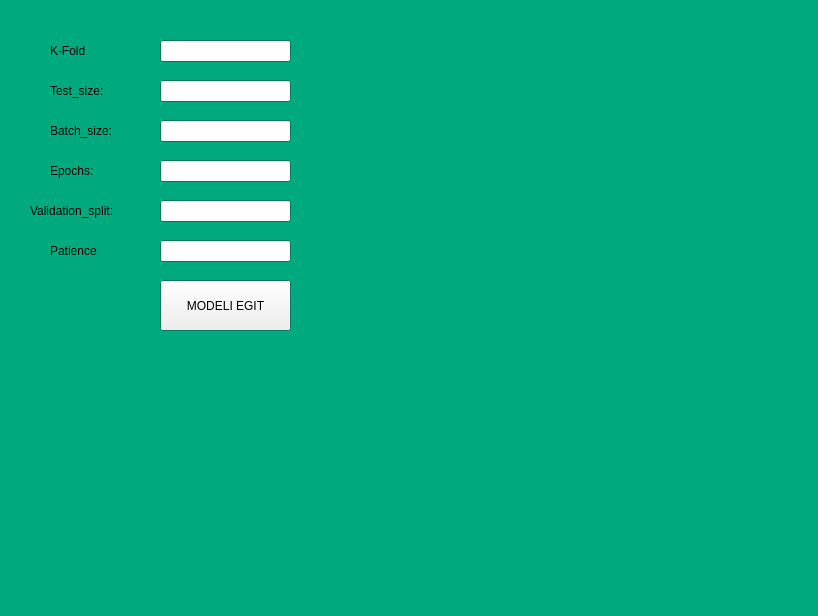
<?xml version="1.0" encoding="UTF-8"?>
<ui version="4.0">
 <class>Form</class>
 <widget class="QWidget" name="Form">
  <property name="geometry">
   <rect>
    <x>0</x>
    <y>0</y>
    <width>818</width>
    <height>616</height>
   </rect>
  </property>
  <property name="palette">
   <palette>
    <active>
     <colorrole role="Base">
      <brush brushstyle="SolidPattern">
       <color alpha="255">
        <red>255</red>
        <green>255</green>
        <blue>255</blue>
       </color>
      </brush>
     </colorrole>
     <colorrole role="Window">
      <brush brushstyle="SolidPattern">
       <color alpha="255">
        <red>0</red>
        <green>170</green>
        <blue>127</blue>
       </color>
      </brush>
     </colorrole>
    </active>
    <inactive>
     <colorrole role="Base">
      <brush brushstyle="SolidPattern">
       <color alpha="255">
        <red>255</red>
        <green>255</green>
        <blue>255</blue>
       </color>
      </brush>
     </colorrole>
     <colorrole role="Window">
      <brush brushstyle="SolidPattern">
       <color alpha="255">
        <red>0</red>
        <green>170</green>
        <blue>127</blue>
       </color>
      </brush>
     </colorrole>
    </inactive>
    <disabled>
     <colorrole role="Base">
      <brush brushstyle="SolidPattern">
       <color alpha="255">
        <red>0</red>
        <green>170</green>
        <blue>127</blue>
       </color>
      </brush>
     </colorrole>
     <colorrole role="Window">
      <brush brushstyle="SolidPattern">
       <color alpha="255">
        <red>0</red>
        <green>170</green>
        <blue>127</blue>
       </color>
      </brush>
     </colorrole>
    </disabled>
   </palette>
  </property>
  <property name="windowTitle">
   <string>Form</string>
  </property>
  <widget class="QLineEdit" name="TxtKFold">
   <property name="geometry">
    <rect>
     <x>160</x>
     <y>40</y>
     <width>131</width>
     <height>22</height>
    </rect>
   </property>
  </widget>
  <widget class="QLineEdit" name="TxtTestSize">
   <property name="geometry">
    <rect>
     <x>160</x>
     <y>80</y>
     <width>131</width>
     <height>22</height>
    </rect>
   </property>
   <property name="text">
    <string/>
   </property>
  </widget>
  <widget class="QLineEdit" name="TxtBatchSize">
   <property name="geometry">
    <rect>
     <x>160</x>
     <y>120</y>
     <width>131</width>
     <height>22</height>
    </rect>
   </property>
  </widget>
  <widget class="QLineEdit" name="TxtEpochs">
   <property name="geometry">
    <rect>
     <x>160</x>
     <y>160</y>
     <width>131</width>
     <height>22</height>
    </rect>
   </property>
  </widget>
  <widget class="QLineEdit" name="TxtValidatioin">
   <property name="geometry">
    <rect>
     <x>160</x>
     <y>200</y>
     <width>131</width>
     <height>22</height>
    </rect>
   </property>
  </widget>
  <widget class="QLineEdit" name="TxtPatience">
   <property name="geometry">
    <rect>
     <x>160</x>
     <y>240</y>
     <width>131</width>
     <height>22</height>
    </rect>
   </property>
  </widget>
  <widget class="QLabel" name="label">
   <property name="geometry">
    <rect>
     <x>50</x>
     <y>40</y>
     <width>81</width>
     <height>21</height>
    </rect>
   </property>
   <property name="text">
    <string>K-Fold</string>
   </property>
  </widget>
  <widget class="QLabel" name="label_2">
   <property name="geometry">
    <rect>
     <x>50</x>
     <y>80</y>
     <width>81</width>
     <height>21</height>
    </rect>
   </property>
   <property name="text">
    <string>Test_size:</string>
   </property>
  </widget>
  <widget class="QLabel" name="label_3">
   <property name="geometry">
    <rect>
     <x>50</x>
     <y>120</y>
     <width>81</width>
     <height>21</height>
    </rect>
   </property>
   <property name="text">
    <string>Batch_size:</string>
   </property>
  </widget>
  <widget class="QLabel" name="label_4">
   <property name="geometry">
    <rect>
     <x>50</x>
     <y>160</y>
     <width>81</width>
     <height>21</height>
    </rect>
   </property>
   <property name="text">
    <string>Epochs:</string>
   </property>
  </widget>
  <widget class="QLabel" name="label_5">
   <property name="geometry">
    <rect>
     <x>30</x>
     <y>200</y>
     <width>101</width>
     <height>21</height>
    </rect>
   </property>
   <property name="text">
    <string>Validation_split:</string>
   </property>
  </widget>
  <widget class="QLabel" name="label_6">
   <property name="geometry">
    <rect>
     <x>50</x>
     <y>240</y>
     <width>81</width>
     <height>21</height>
    </rect>
   </property>
   <property name="text">
    <string>Patience</string>
   </property>
  </widget>
  <widget class="QPushButton" name="BtnModeliEgit">
   <property name="geometry">
    <rect>
     <x>160</x>
     <y>280</y>
     <width>131</width>
     <height>51</height>
    </rect>
   </property>
   <property name="text">
    <string>MODELI EGIT</string>
   </property>
  </widget>
  <widget class="QLabel" name="label_7">
   <property name="geometry">
    <rect>
     <x>380</x>
     <y>20</y>
     <width>311</width>
     <height>81</height>
    </rect>
   </property>
   <property name="font">
    <font>
     <pointsize>14</pointsize>
    </font>
   </property>
   <property name="text">
    <string/>
   </property>
  </widget>
  <widget class="QLabel" name="label_8">
   <property name="geometry">
    <rect>
     <x>380</x>
     <y>130</y>
     <width>311</width>
     <height>71</height>
    </rect>
   </property>
   <property name="font">
    <font>
     <pointsize>14</pointsize>
    </font>
   </property>
   <property name="text">
    <string/>
   </property>
  </widget>
 </widget>
 <tabstops>
  <tabstop>TxtKFold</tabstop>
  <tabstop>TxtTestSize</tabstop>
  <tabstop>TxtBatchSize</tabstop>
  <tabstop>TxtEpochs</tabstop>
  <tabstop>TxtValidatioin</tabstop>
  <tabstop>TxtPatience</tabstop>
 </tabstops>
 <resources/>
 <connections/>
</ui>
